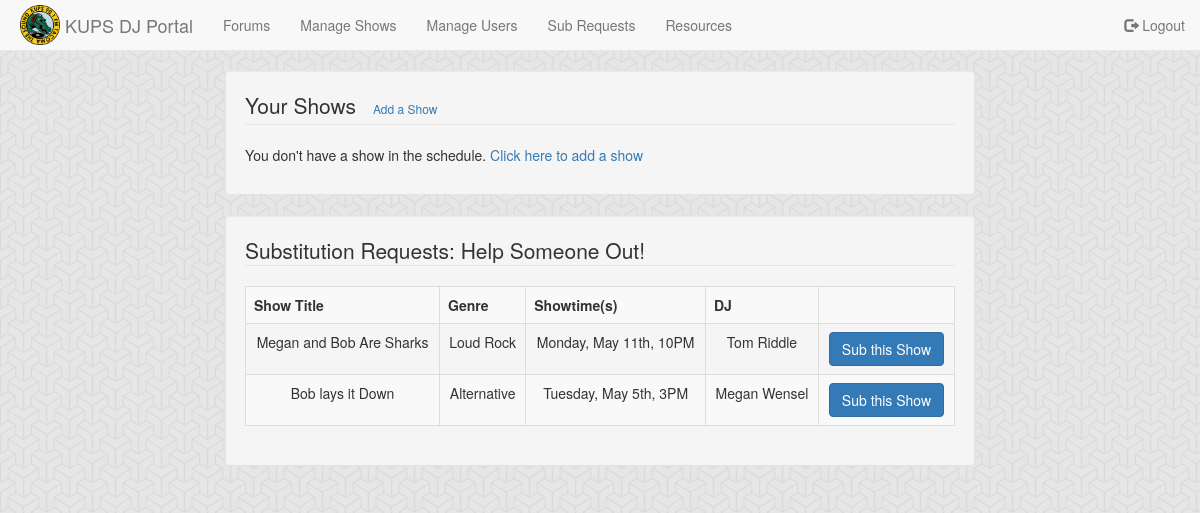
The app's page /substitutions.php (signed in), older data.
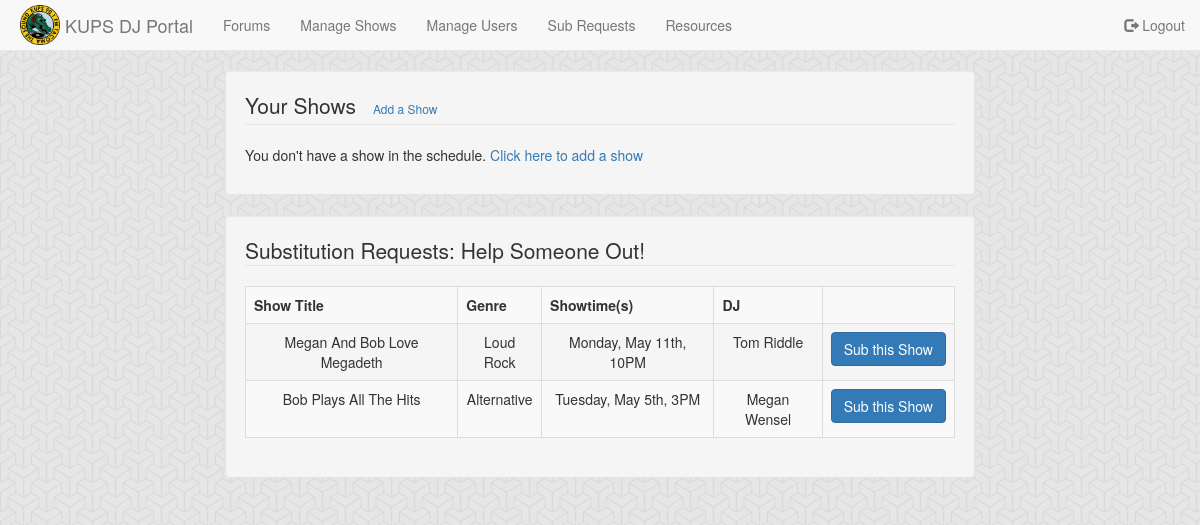
The same page, newer data.
### tables this page shows
CREATE TABLE IF NOT EXISTS radioShow (
	showid INT NOT NULL,
	genre VARCHAR(20),
	title VARCHAR(40),
	PRIMARY KEY (showid)
);

CREATE TABLE IF NOT EXISTS user (
	name VARCHAR(20) NOT NULL,
	admin TINYINT(2) DEFAULT 0,
	password VARCHAR(20) NOT NULL,
	email VARCHAR(30) NOT NULL,
	PRIMARY KEY (email)
);

### _helpers.php (called while the page is built, shortened)
<?php
function get_genre($shortform) {
	if ($shortform == 'alt') {
		return "Alternative";
	}
	else if ($shortform == 'hip') {
		return "Hip Hop";
	}
	else if ($shortform == 'loud') {
		return "Loud Rock";
	}
}
function get_weekday($shortform) {
	if ($shortform == 'Mon') {
		return "Monday";
	}
	else if ($shortform == 'Tue') {
		return "Tuesday";
	}
}
?>

### _display-sub-requests.php (the view, shortened to what this page needs)
<?php
echo "<div class='well'>";
$subRequests = $db -> query ("SELECT * FROM (SELECT * FROM subRequest WHERE active='1') AS rqs NATURAL JOIN radioShow");
if($subRequests->rowCount() < 1){
	print "There are no active sub requests";
}
else {
	?>
	<legend>Substitution Requests: Help Someone Out!</legend>
	<table class="table table-bordered table-striped" border="1">
	<tbody align="center">
	<tr><th>Show Title</th><th>Genre</th><th>Showtime(s)</th><th>DJ</th><th></th></tr>
	<?php
	foreach ($subRequests as $sub) {
		$showid = $sub['showid'];
		$title = $sub['title'];
		$genre = get_genre($sub['genre']);
		$weekday = get_weekday($sub['weekday']);
		$time = $sub['time'];
		$month = $sub['month'];
		$day = $sub['day'];
		$active = $sub['active'];
		$origdj = $sub['origdj'];
		echo "<td>".$title."</td>";
		echo "<td>".$genre."</td>";
		echo "<td>$weekday, $month $day, $time</td>";
		$origdjs = $db -> query ("SELECT * FROM user WHERE email='$origdj'");
		$theorigdj = $origdjs -> fetch();
		echo "<td>".$theorigdj['name']."</td>";
		if ($active == 1) {
			echo "<td><form id='sub_accept_$showid' method='post' action='/_acceptSub.php'>";
			echo "<input class='btn btn-primary' type='submit' name='submit_$showid' value='Sub this Show' /></form></td>";
		}
	}
	echo "</table>";
}
echo "</div>";
?>

Row changes from the older to the newer data that the page shows:
changed radioshow "Loud Rock": title "Megan and Bob Are Sharks" → "Megan And Bob Love Megadeth"
changed radioshow "Alternative": title "Bob lays it Down" → "Bob Plays All The Hits"
